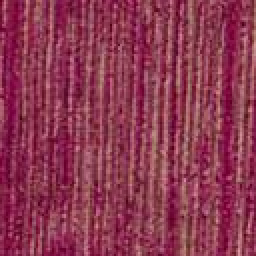
#> input picture data/discharge_print_128x128.png, 128 x 128 px (shown 2 times larger)
$ python complete_code.py
#> lines starting #> are read from the running program, lines starting #| are printed output that depends on the picture; after the words box and inside, x2 and y2 are one past the last pixel; in counts of white or black regions, pixels touching at a corner belong together; long printed decimals are rounded
import numpy as np
import matplotlib.pyplot as plt
import cv2

image = cv2.imread('data/discharge_print_128x128.png')
#> image is the input picture: shape (128, 128, 3); mean B, G, R 80.5, 55.8, 140.5

# cv2 opens in BGR format for some reason
image_rgb = cv2.cvtColor(image, cv2.COLOR_BGR2RGB)


plt.imshow(image_rgb)
plt.show()


image_gray = cv2.cvtColor(image_rgb, cv2.COLOR_RGB2GRAY)
image_gray = image_gray.astype(np.float32)
height, weight = image_gray.shape
#> height = 128; weight = 128
plt.imshow(image_gray,cmap="gray")
plt.show()


import cv2
import numpy as np
import matplotlib.pyplot as plt
import os

def create_mask(binary_image):
    _, mask = cv2.threshold(binary_image, 1, 255, cv2.THRESH_BINARY)
    return mask.astype(bool)

def create_cond_mask(mask, depth=3):
    kernel = np.ones((depth, depth), np.uint8)
    dilated_mask = cv2.dilate(mask.astype(np.uint8), kernel, iterations=1).astype(bool)
    cond_mask = dilated_mask ^ mask
    return cond_mask

def generate_mask_binary_image(binary_image, depth=3):
    mask = create_mask(binary_image)
    cond_mask = create_cond_mask(mask, depth)
    return mask, cond_mask

binary_mask = cv2.imread('data/ima01_mask.bmp', cv2.IMREAD_GRAYSCALE)
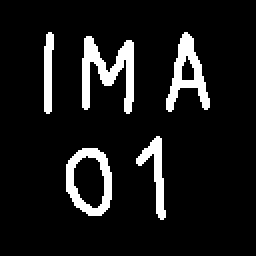
#> input picture data/ima01_mask.bmp, 128 x 128 px (shown 2 times larger)
#> binary_mask: shape (128, 128); 9.5% white; 5 white regions, box (x1, y1, x2, y2) and area: (41, 18, 67, 57) 465, (83, 16, 105, 56) 356, (33, 74, 56, 108) 347, (68, 68, 83, 110) 222, (22, 16, 27, 57) 162

mask, cond_mask = generate_mask_binary_image(binary_mask, depth=3)
#> in create_cond_mask, `dilated_mask = cv2.dilate(mask.astype(np.uint8), kernel, iterations=1)..`: dilated_mask: shape (128, 128) bool; 14.6% white; 5 white regions, box (x1, y1, x2, y2) and area: (40, 17, 68, 58) 702, (32, 73, 57, 109) 542, (82, 15, 106, 57) 536, (67, 67, 84, 111) 351, (21, 15, 28, 58) 258
#> in create_cond_mask, `cond_mask = dilated_mask ^ mask`: cond_mask: shape (128, 128) bool; 5.1% white in thin lines or dots, all inside (x1, y1, x2, y2) = (21, 15, 106, 111)

masked_image_gray = image_gray.copy()
masked_image_gray[mask] = 255
#> masked_image_gray: shape (128, 128) float32; min 23, max 255, mean 99.5

combined_visualization = cv2.cvtColor(image_gray.astype(np.uint8), cv2.COLOR_GRAY2RGB)
combined_visualization[mask] = [255, 255, 255]
combined_visualization[cond_mask] = [255, 0, 0]
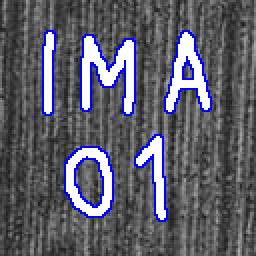
#> combined_visualization: shape (128, 128, 3) (shown 2 times larger); mean B, G, R 107.9, 94.9, 94.9

plt.figure(figsize=(15, 5))

plt.subplot(1, 3, 1)
plt.imshow(binary_mask, cmap='gray')
plt.title("Binary Mask")
plt.axis('off')

plt.subplot(1, 3, 2)
plt.imshow(combined_visualization)
plt.title("Image + Mask on white + Conditioning on red")
plt.axis('off')

plt.subplot(1, 3, 3)
plt.imshow(masked_image_gray, cmap='gray', vmin=0, vmax=255)
plt.title('Final Masked Input')
plt.axis('off')

plt.tight_layout()
plt.show()
#> figure, not shown here; B, G, R data is drawn as R, G, B


masked_img_gray = np.where(mask, 255, image_gray)
plt.imshow(masked_img_gray, cmap="gray", vmin=0, vmax=255)


texture_mean = masked_img_gray.mean(where=~mask)
#> texture_mean = 83.21
count = masked_img_gray[~mask].size
#> count = 14832
print("Texture mean =",texture_mean)
#| Texture mean = 83.209
print("number of pixels =",count)
#| number of pixels = 14832


t = (image_gray - texture_mean)/((count)** (1/2))
t1 = (image_gray - texture_mean)

spot=np.where(mask, 0, t)


fft_spot = np.fft.fft2(spot)
plt.imshow(fft_spot.real, cmap="gray")


cov = np.fft.ifft2(np.abs(fft_spot) ** 2).real
plt.imshow(cov, cmap="gray")


height, width = cov.shape
#> width = 128

# Padding was needed for large masks. It causes big distances between pixels and index errors. To solve this, we pad the image
padded_h, padded_w = height * 2, width * 2
#> padded_h = 256; padded_w = 256
spot_padded = np.zeros((padded_h, padded_w), dtype=np.float32)
spot_padded[:height, :width] = spot

fft_spot_padded = np.fft.fft2(spot_padded)
cov_padded = np.fft.ifft2(np.abs(fft_spot_padded)**2).real
# We need to shift from the left-up side to the center using fftshift
cov_shifted = np.fft.fftshift(cov_padded)
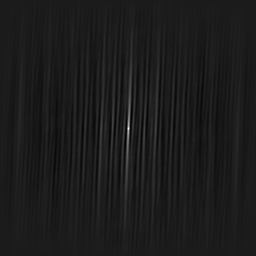
#> cov_shifted: shape (256, 256) float64; min -75.97, max 617.7, mean 0; drawn with min black and max white

pixels_c_coords = np.argwhere(cond_mask)
#> pixels_c_coords = 837 pairs, first value 15 to 110, second value 21 to 105
N_c = len(pixels_c_coords)
#> N_c = 837
A = np.zeros((N_c, N_c), dtype=np.float32)


# The cv matrix is built in function of h, not (i,j). So we need to calculate each h and then take the correct pixel
for i in range(N_c):
    for j in range(N_c):
        y_i, x_i = pixels_c_coords[i]
        y_j, x_j = pixels_c_coords[j]
        delta_y = y_j - y_i
        delta_x = x_j - x_i
        A[i, j] = cov_shifted[padded_h // 2 + delta_y, padded_w // 2 + delta_x]


## Solve the linear problem:
# A * ψ₁ = b

# b = (u - v-)*

cond_array = np.where(cond_mask,image_gray,0)
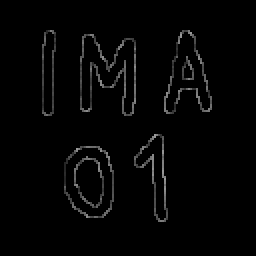
#> cond_array: shape (128, 128) float32 (shown 2 times larger); min 0, max 155, mean 4.6

# Making it a vector
cond_array = cond_array.flatten()
#> cond_array = 16384 values, max 155 at index 2266, min 0 at index 0, mean 4.58

# Removing the mask elements
cond_array = cond_array[cond_array != 0]
#> cond_array = 837 values, max 155 at index 23, min 33 at index 113, mean 89.57

b = cond_array - texture_mean
#> b = 837 values, max 71.79 at index 23, min -50.21 at index 113, mean 6.36
kriging_w_1 = (np.linalg.pinv(A) @ b).real
#> kriging_w_1 = 837 values, max 0.342 at index 121, min -0.435 at index 693, mean 0.00086

kriging_w_1.shape


pixels_m_coords = np.argwhere(mask)
#> pixels_m_coords = 1552 pairs, first value 16 to 109, second value 22 to 104
N_m = len(pixels_m_coords)
#> N_m = 1552
Gamma_mc = np.zeros((N_m, N_c), dtype=np.float32)

for i in range(N_m):
    for j in range(N_c):
        y_i, x_i = pixels_m_coords[i]
        y_j, x_j = pixels_c_coords[j]
        delta_y = y_j - y_i
        delta_x = x_j - x_i
        Gamma_mc[i, j] = cov_shifted[padded_h // 2 + delta_y, padded_w // 2 + delta_x]
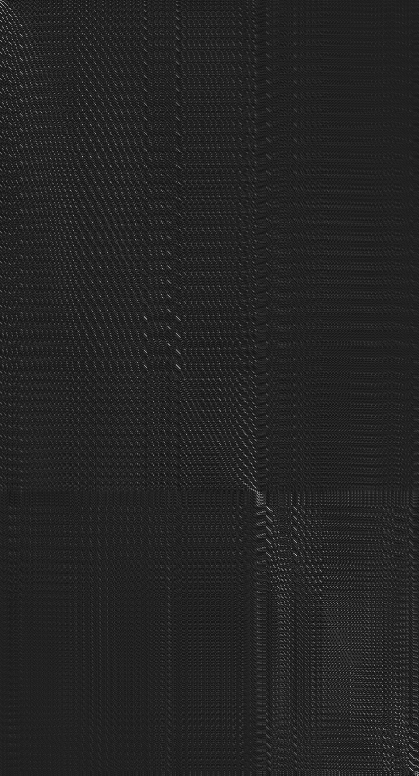
#> Gamma_mc: shape (1552, 837) float32 (shown at 1/2 size); min -75.97, max 513.8, mean 7.7; drawn with min black and max white

kriging_component_M = (Gamma_mc @ kriging_w_1).real
#> kriging_component_M = 1552 values, max 58.39 at index 958, min -42.92 at index 391, mean 6.97
kriging_component_matrix = np.zeros_like(image_gray)
kriging_component_matrix[mask] = kriging_component_M

plt.imshow(kriging_component_matrix, cmap='gray')
plt.title("Kriging Component")
plt.colorbar()
plt.show()


# Generate a gaussian matrix with the padded size
W_padded = np.random.randn(padded_h, padded_w).astype(np.float32)
fft_W_padded = np.fft.fft2(W_padded)
F_padded = np.fft.ifft2(fft_spot_padded * fft_W_padded).real

# Remove the padding
F = F_padded[:height, :width]
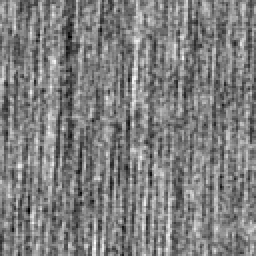
#> F: shape (128, 128) float64 (shown 2 times larger); min -87.32, max 88.82, mean 0.7; drawn with min black and max white

F_c = F[cond_mask]
#> F_c = 837 values, max 83.57 at index 286, min -79.86 at index 728, mean 3.15
kriging_w_2 = (np.linalg.pinv(A) @ F_c).real # Solve for ψ₂
#> kriging_w_2 = 837 values, max 0.41 at index 817, min -0.389 at index 463, mean 0.000186

F_star_M = (Gamma_mc @ kriging_w_2).real
#> F_star_M = 1552 values, max 70.9 at index 882, min -52.88 at index 1386, mean 2.96
F_M = F[mask]
#> F_M = 1552 values, max 79.89 at index 297, min -67.14 at index 1311, mean 1.96

innovation_vector = F_M - F_star_M
#> innovation_vector = 1552 values, max 56.05 at index 152, min -62.97 at index 597, mean -0.998
innovation_component_matrix = np.zeros_like(image_gray)
innovation_component_matrix[mask] = innovation_vector


inpainted_region = texture_mean + kriging_component_matrix + innovation_component_matrix

final_image = np.where(mask, inpainted_region, image_gray)
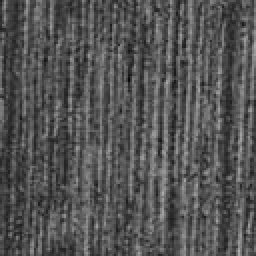
#> final_image: shape (128, 128) float32 (shown 2 times larger); min 6.45, max 175.7, mean 83.8
final_image = np.clip(final_image, 0, 255).astype(np.uint8)


fig, axes = plt.subplots(1, 4, figsize=(20, 5))

axes[0].imshow(masked_img_gray, cmap='gray', vmin=0, vmax=255)
axes[0].set_title("Masked Image")

axes[1].imshow(kriging_component_matrix, cmap='gray')
axes[1].set_title("Kriging Component")

axes[2].imshow(innovation_component_matrix, cmap='gray')
axes[2].set_title("Innovation Component")

axes[3].imshow(final_image, cmap='gray', vmin=0, vmax=255)
axes[3].set_title("Final result")

for ax in axes:
    ax.axis('off')

plt.tight_layout()
plt.show()
